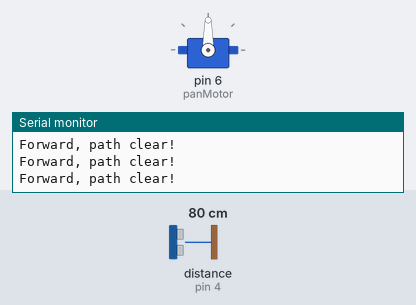
A sketch run on a simulated Arduino Uno, built with avr-gcc and run on an emulated ATmega328P. Shown: servo, the last lines printed to the serial monitor. Wiring (inferred from the names in the program): ultrasonic range finder: trigger pin 7; echo pin 4. The inputs (shaded band) are chosen by the test bench; at power-on: distance to the obstacle (sensor on pin 4) 80 cm. The echo pulse lasts 58.3 µs per cm.

Above: at 1.2 s.
1.3 s: distance to the obstacle (sensor on pin 4) set to 18 cm
2.8 s: distance to the obstacle (sensor on pin 4) set to 15 cm
At 4.6 s:
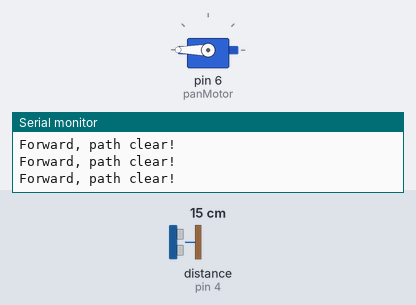
5.8 s: distance to the obstacle (sensor on pin 4) set to 35 cm
At 6.7 s:
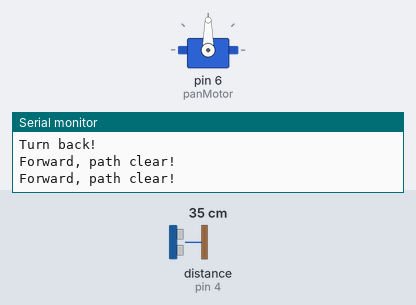
7.3 s: distance to the obstacle (sensor on pin 4) set to 2 cm
At 7.6 s:
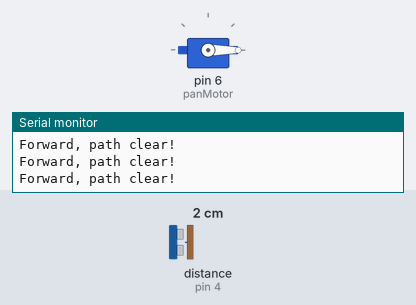
Timing chart, 0 to 11.3 s (numbered marks = the images above; inputs shaded):
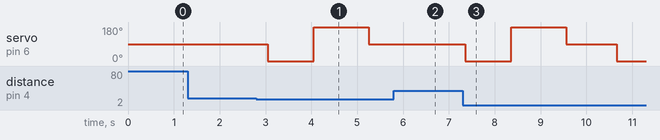

The sketch:

Arduino_Robot_Ultrasonic_with_Mini_Servo.ino
```cpp
/*  <--- Arduino Ultrasonic Distance sensor with micro Servo --->
 *
 * This sketch shows how the Ultrasonic Distance sensor
 * works using the Serial Monitor and a micro servo to
 * turn left and right and choose the clear path.
 *
 * Components  used in this sketch
 * ----------
 *  - Arduino Uno
 *  - Breadboard
 *  - HC-SR04 Ultrasonic Distance Sensor
 *  - 1 x Micro generic Servo
 *  - 1 x 100μF capacitor
 *
 *  Libraries
 *  ---------
 *  - Servo.h
 *
 * Connections
 * -----------
 *  The schematic is shown in Chapter Two.
 *  This is not a standalone circuit.
 *
 * Other information
 * -----------------
 *  Always remember to plug in the Servo Motors batteries first and then the Arduino batteries.
 *
 *
 *  Created on February 7 2017 by Evangelos Chantzis
 *
 */

#include <Servo.h> //include Servo library

#define trigPin 7  //the trig pin from distance sensor
#define echoPin 4  //the echo pin from distance sensor

const int collisionThresh = 15; //threshold for obstacles (in cm)
long duration; //time it takes to recieve PING))) signal
int leftDistance, rightDistance; //distances on either side
Servo panMotor;  //micro servo with the distance sensor on it

void setup()
{
  panMotor.attach(6);
  panMotor.write(90); //center the pan servo

  pinMode(trigPin, OUTPUT);
  pinMode(echoPin, INPUT);
  Serial.begin(9600);
  Serial.println("This monitor will show us where the robot will go");
}

void loop(){
  int distance = ping();  //call the ping function to get the distance in front of the robot

  if (distance > collisionThresh) //if path is clear be guided from the light
  {
    Serial.println("Forward, path clear!");
    delay(250);
  }
  else //if path is blocked
  {
    panMotor.write(0);
    delay(500);
    rightDistance = ping(); //scan to the right
    delay(500);
    panMotor.write(180);
    delay(700);
    leftDistance = ping(); //scan to the left
    delay(500);
    panMotor.write(90); //return to center
    delay(100);
    compareDistance();
  }
}

void compareDistance()
{
  if (leftDistance > rightDistance) //if left is less obstructed
  {
    Serial.println("Left turn!");
    delay(500);
  }
  else if (rightDistance > leftDistance) //if right is less obstructed
  {
    Serial.println("Right turn!");
    delay(500);
  }
   else //if they are equally obstructed
  {
    Serial.println("Turn back!");
    delay(1000);
  }
}

long ping()
{
  // Send out PING))) signal pulse
  digitalWrite(trigPin, LOW);
  delayMicroseconds(2);
  digitalWrite(trigPin, HIGH);
  delayMicroseconds(5);
  digitalWrite(trigPin, LOW);

  //Get duration it takes to receive echo
  duration = pulseIn(echoPin, HIGH);

  //Convert duration into distance
  return duration / 29 / 2;
}
```

Measured:
- the behaviour switches between 17 and 16 cm on distance to the obstacle (sensor on pin 4) (found by bisection; images 0 and 1)
- after the input at 2.8 s, servo on pin 6 (panMotor): 90° → 0° after 0.25 s, → 180° 1.0 s later, → 90° 1.2 s later
- after the input at 5.8 s, servo on pin 6 (panMotor): stays 90° (without the input it goes to 0° after 0.55 s)
- after the input at 7.3 s, servo on pin 6 (panMotor): 90° → 0° after 0.06 s, → 180° 1.0 s later, → 90° 1.2 s later, → 0° 1.1 s later
